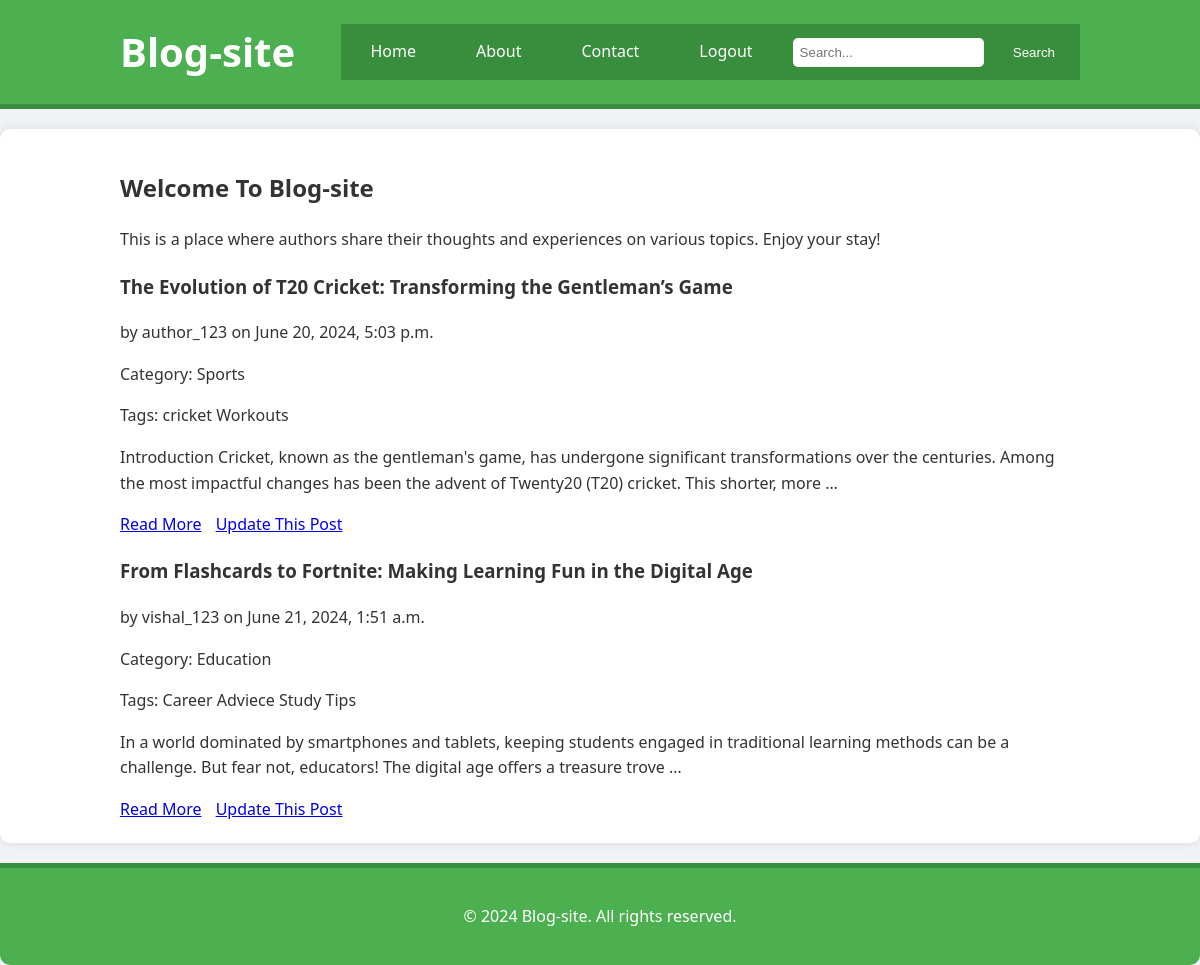
The app's page /home/ (signed in) with its own data.
### myblog/models.py (models this page shows, shortened)
class Post(models.Model):
    title = models.CharField(max_length=255)
    content = models.TextField()
    publish_date = models.DateTimeField(auto_now_add=True)
    author = models.ForeignKey(User, on_delete=models.CASCADE, limit_choices_to={'user_type': 'author'})  # Restrict authors
    category = models.ForeignKey(Category, on_delete=models.CASCADE, null=True, blank=True)  # Optional category
    tags = models.ManyToManyField(Tag)

class User(AbstractUser):
    TYPE_CHOICES = (
        ('author', 'Author'),
        ('reader', 'Reader'),
    )
    user_type = models.CharField(max_length=10, choices=TYPE_CHOICES, default='reader')

class Category(models.Model):
    name = models.CharField(max_length=255)

class Tag(models.Model):
    name = models.CharField(max_length=50)

### myblog/views.py (the view)
# urls.py: path('', home_view, name='home'),
@login_required
def home_view(request):
    posts = Post.objects.all()
    context = {
        "posts":posts
    }
    return render(request , 'myblog/home.html',context=context)

### templates/myblog/home.html (shortened to what this page needs)
{% extends 'base.html' %}
{% block content %}
<section class="intro">
    <h2>Welcome To Blog-site</h2>
    <p>This is a place where authors share their thoughts and experiences on various topics. Enjoy your stay!</p>
</section>
<section class="posts">
    {% for post in posts %}
    <article>
        <h3>{{ post.title }}</h3>
        <p>by {{ post.author.username }} on {{ post.publish_date }}</p>
        <p>
            Category:
            {% if post.category %}
                {{ post.category.name }}
            {% else %}
                No Category
            {% endif %}
        </p>
        <div class="tags">
            Tags:
            {% for tag in post.tags.all %}
                <span>{{ tag.name }}</span>
            {% endfor %}
        </div>
        <p>{{ post.content|truncatewords:30 }}</p>
        <span>
            <a href="{% url 'detail' post.id %}" class="read-more" style="margin-right: 10px;">Read More</a>
            <a href="{% url 'update' post.id %}" class="update">Update This Post</a>
        </span>
    </article>
    {% endfor %}
</section>
{% endblock %}

### blogsite/static/css/style.css (style rules this page uses)
body { font-family: 'Segoe UI', Tahoma, Geneva, Verdana, sans-serif; margin: 0; padding: 0; line-height: 1.6; background-color: #f0f2f5; color: #333; }

### templates/base.html (style rules this page uses)
body { font-family: 'Segoe UI', Tahoma, Geneva, Verdana, sans-serif; margin: 0; padding: 0; line-height: 1.6; background-color: #f0f2f5; color: #333; }

### records on screen
Post: title "The Evolution of T20 Cricket: Transforming the Gentleman’s Game", author.username "author_123", publish_date "June 20, 2024, 5:03 p.m.", category.name "Sports", content "Introduction Cricket, known as the gentleman's game, has undergone significant transformations over the centuries. Among the most impactful changes has been the advent of Twenty20 (T20) cricket. This shorter, more …"
Tag: name "cricket"
Tag: name "Workouts"
Post: title "From Flashcards to Fortnite: Making Learning Fun in the Digital Age", author.username "vishal_123", publish_date "June 21, 2024, 1:51 a.m.", category.name "Education", content "In a world dominated by smartphones and tablets, keeping students engaged in traditional learning methods can be a challenge. But fear not, educators! The digital age offers a treasure trove …"
Tag: name "Career Adviece"
Tag: name "Study Tips"
